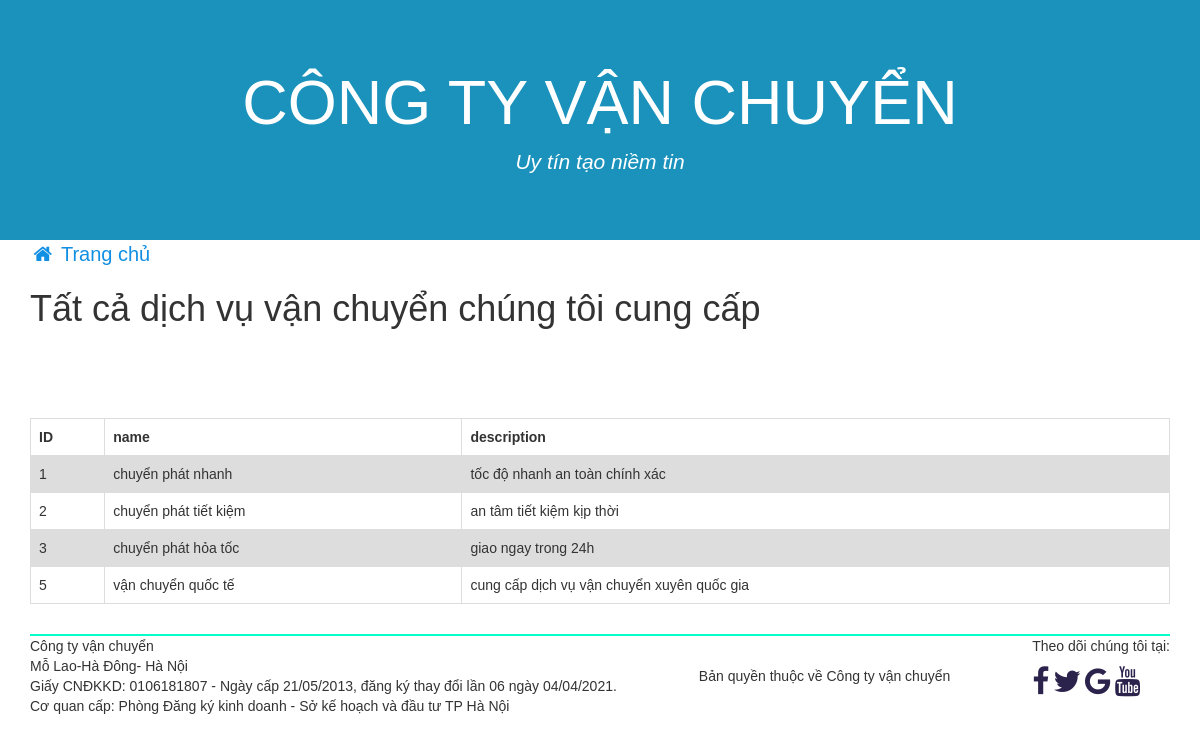
Screenshot of /public_site/allservice.php with the database file from the repository.
### tables this page shows
CREATE TABLE `service` (
  `ID` int(100) NOT NULL,
  `name` varchar(100) NOT NULL,
  `description` text NOT NULL
);

### database/database.php (called while the page is built, shortened)
<?php
	function db_get_list($sql){
	    global $conn;
	    $data  = array();
	    $result = mysqli_query($conn, $sql);
	    while ($row = mysqli_fetch_assoc($result)){
	        $data[] = $row;
	    }
	    return $data;
	}
?>

### public_site/allservice.php (the view, shortened to what this page needs)
<!DOCTYPE html>
<html lang="en">
<head>
    <link rel="stylesheet" href="https://maxcdn.bootstrapcdn.com/bootstrap/3.4.1/css/bootstrap.min.css">
    <link rel="stylesheet" href="https://cdnjs.cloudflare.com/ajax/libs/font-awesome/4.7.0/css/font-awesome.min.css">
    <link rel="stylesheet" href="stylectvc_1.css">
</head>
<body>
<div class="jumbotron text-center" id="header" >
      <h1>Công ty vận chuyển</h1>
      <p>Uy tín tạo niềm tin</p>
    </div>
    <div class="container">
    <a  href="index.php" style="color: #118fe2;font-size: 20px;"><i class="fa fa-fw fa-home"></i> Trang chủ</a>
    <h1>Tất cả dịch vụ vận chuyển chúng tôi cung cấp</h1>
    <table>
    <tr>
        <th>ID</th>
        <th>name</th>
        <th>description</th>
    </tr>
    <?php
    require "../database/database.php" ;
    $sql_service="SELECT * FROM `service`";
    $data_service=db_get_list($sql_service);
    for ($i=0; $i < count($data_service); $i++) {
        echo '
        <tr>
                <td >'.$data_service[$i]['ID'].'</td>
                <td>'.$data_service[$i]['name'].'</td>
                <td>'.$data_service[$i]['description'].'</td>
                <br>
            </tr>
            ';
    }
?>
    </table>
    </div>
<footer class="container">
    <div class="row-footer">
        <div class="pull-left">
            <div class="coppyright">
                    Công ty vận chuyển
            </div>
            <p>
            Mỗ Lao-Hà Đông- Hà Nội<br>
            Giấy CNĐKKD: 0106181807 - Ngày cấp 21/05/2013, đăng ký thay đổi lần 06 ngày 04/04/2021.<br>
            Cơ quan cấp: Phòng Đăng ký kinh doanh - Sở kế hoạch và đầu tư TP Hà Nội<br>
            </p>
        </div>
        <div class="pull-right">
        <p>
            Theo dõi chúng tôi tại:
        </p>
        <div class="icon-bar">
            <a href="#" class="facebook"><i class="fa fa-facebook"></i></a>
            <a href="#" class="twitter"><i class="fa fa-twitter"></i></a>
            <a href="#" class="google"><i class="fa fa-google"></i></a>
            <a href="#" class="youtube"><i class="fa fa-youtube"></i></a>
        </div>
    </div>
    </div>
    <div class="container text-center">
    Bản quyền thuộc về Công ty vận chuyển
    </div>
</footer>
</body>
</html>

### public_site/stylectvc_1.css (style rules this page uses)
.jumbotron { background-color:#1a92bc; color: white; margin-bottom: 0; }
.jumbotron h1 { text-transform: uppercase; text-decoration: white; font-weight: 400; }
.jumbotron p { font-style: italic; text-decoration: black; }
body, html { height: 100%; margin: 0; font-family: Arial, Helvetica, sans-serif; }
a { text-decoration: none; color: #fff; }
.row-footer { background-color:#00ffcbd4; border-top: 2px solid #00ffcbd4 ; margin: 30px 0px; }
.icon-bar a i { font-size: 30px; color:#2c234d; }

### public_site/allservice.php (style rules this page uses)
table { font-family: arial, sans-serif; border-collapse: collapse; width: 100%; }
td, th { border: 1px solid #dddddd; text-align: left; padding: 8px; }
tr:nth-child(even) { background-color: #dddddd; }

### rows the page displays
service: ID "1", name "chuyển phát nhanh", description "tốc độ nhanh an toàn chính xác"
service: ID "2", name "chuyển phát tiết kiệm", description "an tâm tiết kiệm kịp thời"
service: ID "3", name "chuyển phát hỏa tốc", description "giao ngay trong 24h"
service: ID "5", name "vận chuyển quốc tế", description "cung cấp dịch vụ vận chuyển xuyên quốc gia"
